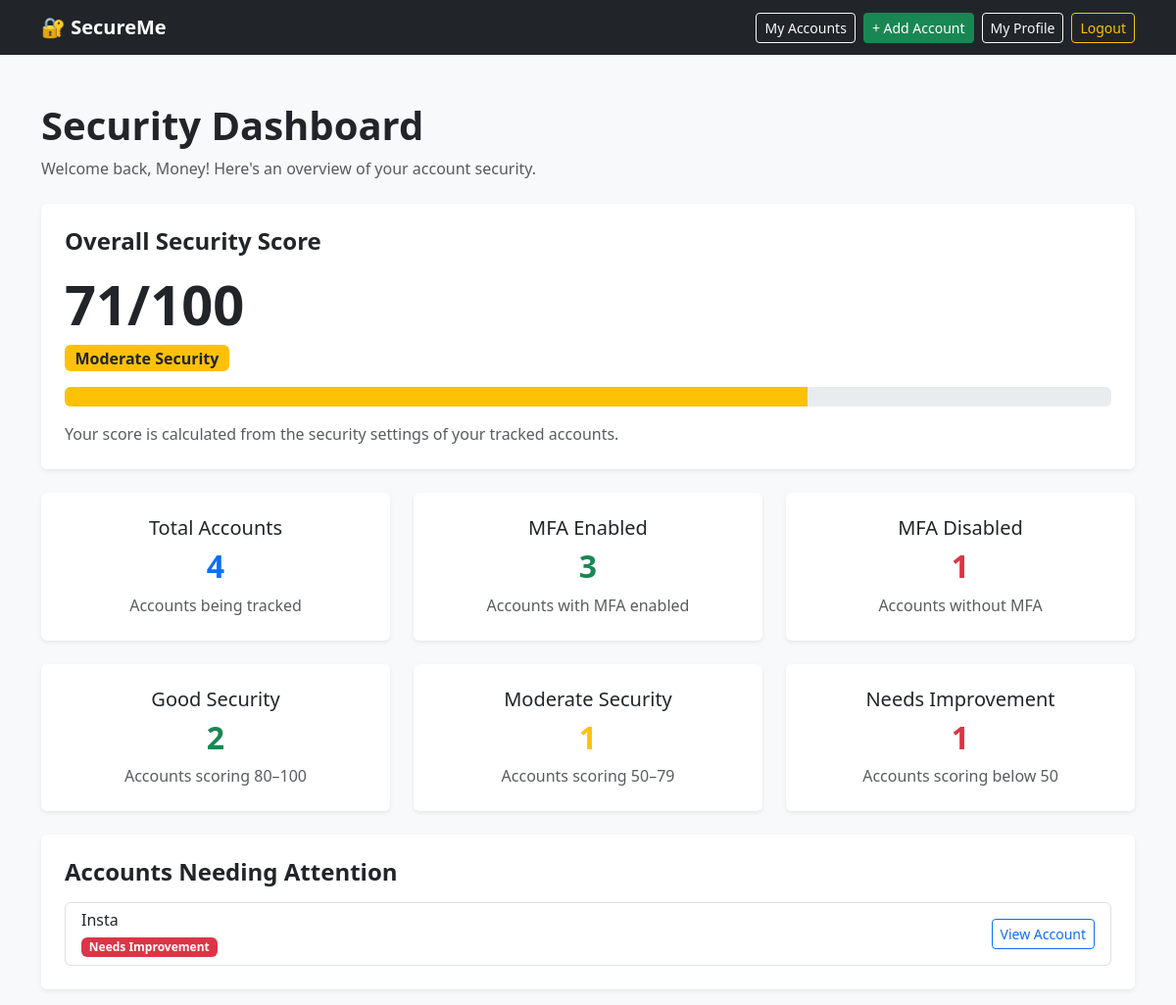
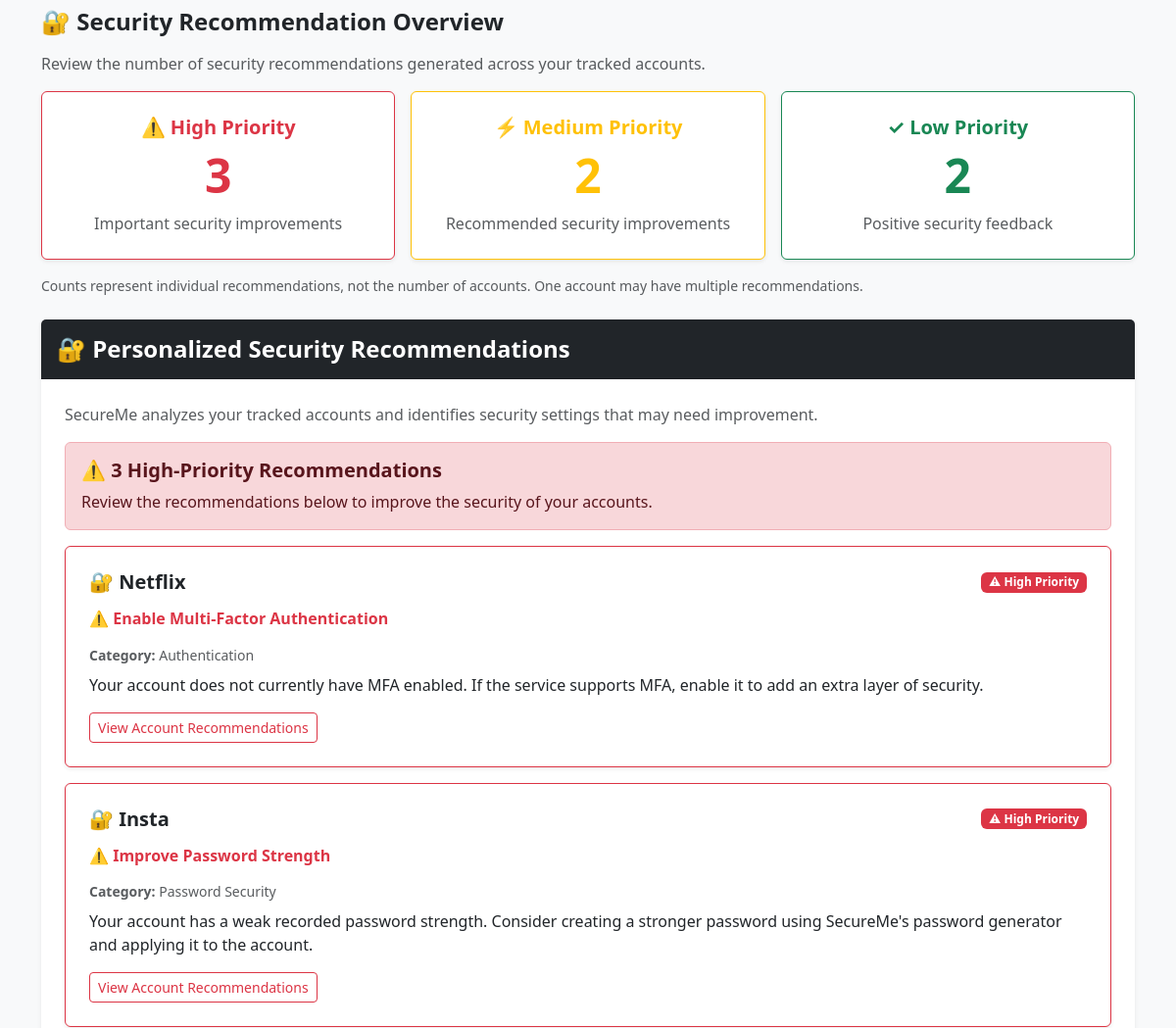
The app's page / (signed in, upper part), older data (2 pictures, top to bottom).
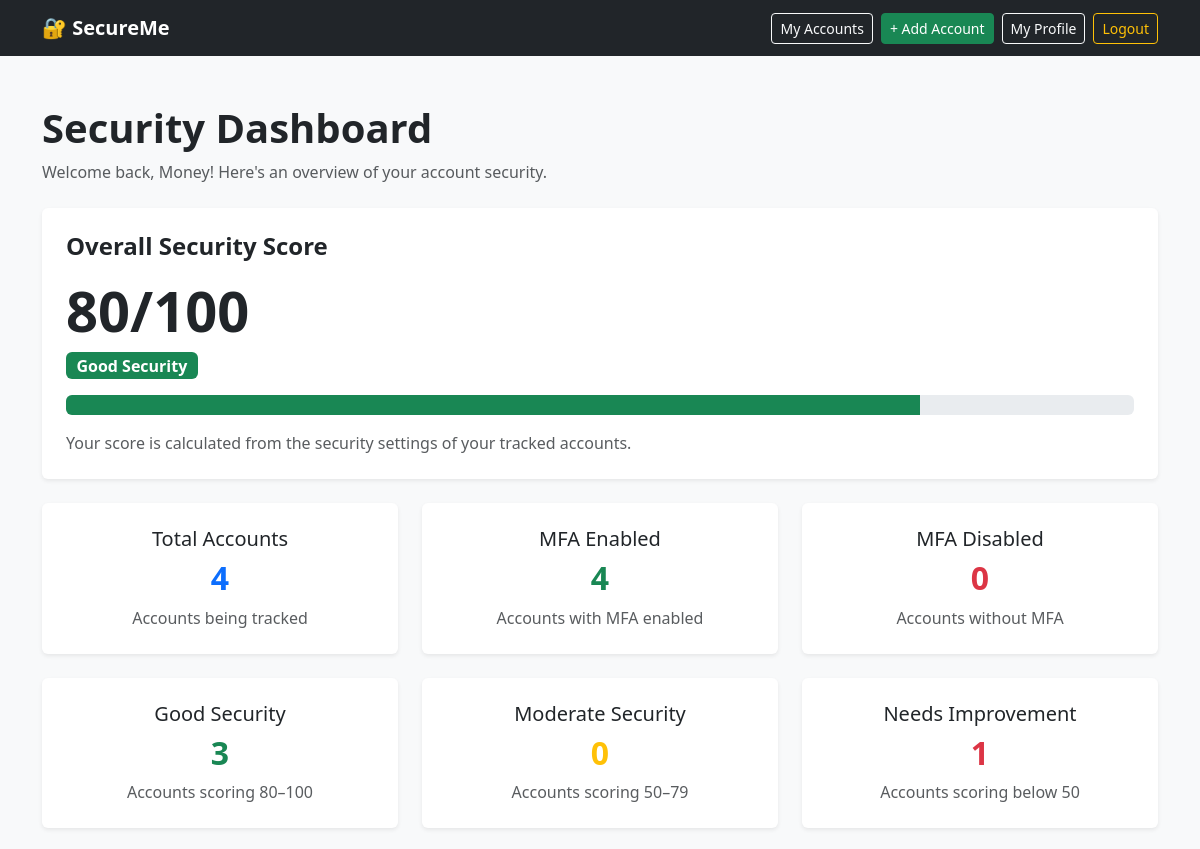
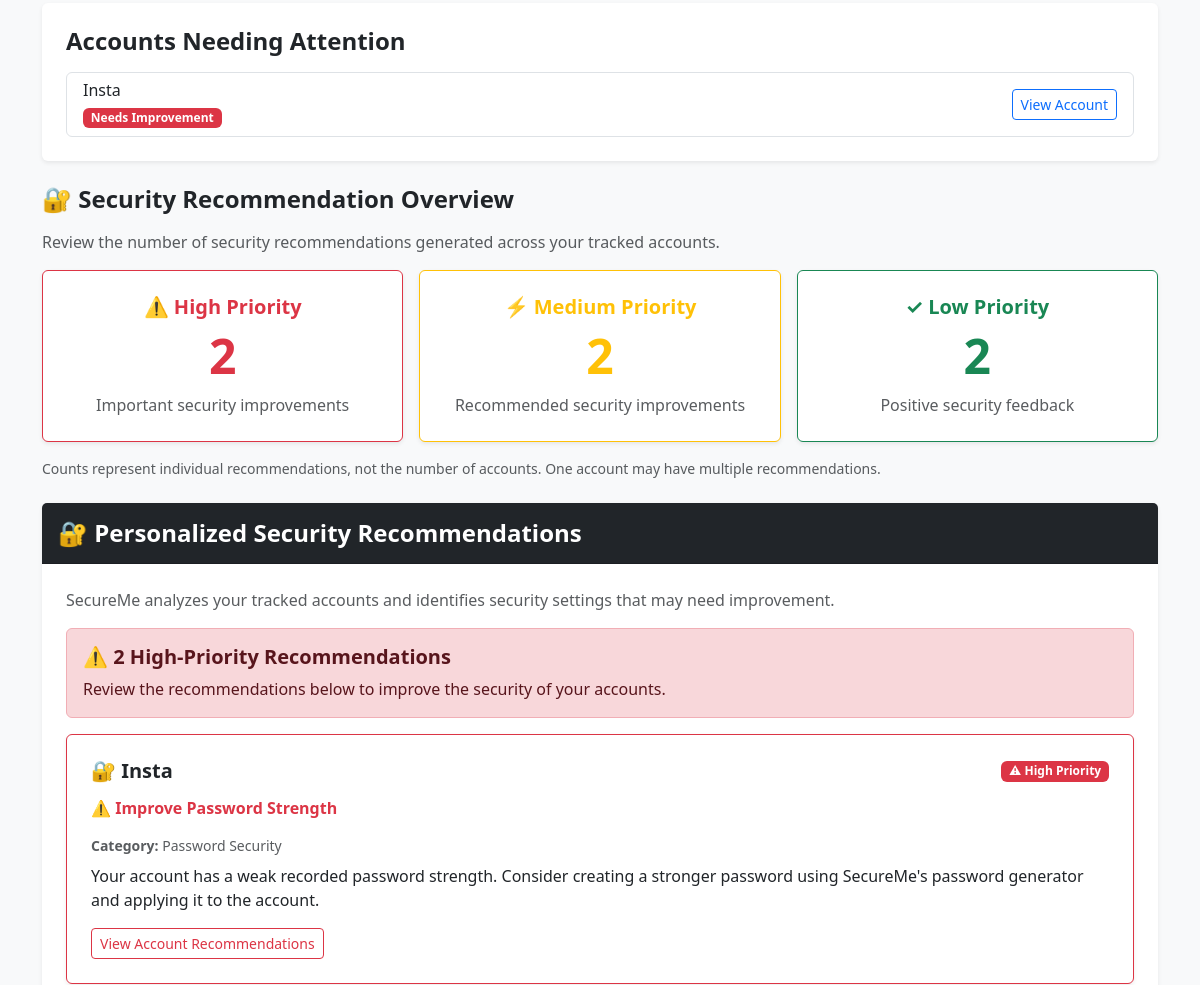
The same page, newer data (2 pictures, top to bottom).
### dashboard/models.py (models this page shows, shortened)
class SecurityAccount(models.Model):
    user = models.ForeignKey(
        settings.AUTH_USER_MODEL,
        on_delete=models.CASCADE,
        related_name="security_accounts"
    )
    account_name = models.CharField(
        max_length=100
    )
    website = models.CharField(
        max_length=200,
        blank=True
    )
    mfa_enabled = models.BooleanField(
        default=False
    )
    password_unique = models.BooleanField(
        default=False
    )
    password_strength = models.CharField(
        max_length=20,
        choices=[
            ("Weak", "Weak"),
            ("Medium", "Medium"),
            ("Strong", "Strong"),
        ],
        default="Weak"
    )
    recovery_updated = models.BooleanField(
        default=False
    )
    last_password_change = models.DateField(
        null=True,
        blank=True,
        help_text=(
            "Enter the date you last changed this "
            "account's password. SecureMe does not "
            "verify changes on external websites."
        )
    )
    def calculate_security_score(self):
        score = 0
        if self.mfa_enabled:
            score += 35
        if self.password_strength == "Strong":
            score += 30
        elif self.password_strength == "Medium":
            score += 15
        if self.password_unique:
            score += 20
        if self.recovery_updated:
            score += 15
        return score

### dashboard/views.py (the view)
# urls.py: 2. Add a URL to urlpatterns:  path('', views.home, name='home')
@login_required
def home(request):
    accounts = SecurityAccount.objects.filter(
        user=request.user
    )
    total_accounts = accounts.count()
    mfa_enabled = accounts.filter(
        mfa_enabled=True
    ).count()
    mfa_disabled = accounts.filter(
        mfa_enabled=False
    ).count()
    total_score = 0
    good_security = 0
    moderate_security = 0
    needs_improvement = 0
    accounts_needing_attention = []
    dashboard_recommendations = []
    high_priority_count = 0
    medium_priority_count = 0
    low_priority_count = 0
    for account in accounts:
        score = account.calculate_security_score()
        total_score += score
        if score >= 80:
            good_security += 1
        elif score >= 50:
            moderate_security += 1
        else:
            needs_improvement += 1
            accounts_needing_attention.append(account)
        recommendations = generate_security_recommendations(
            account
        )
        for recommendation in recommendations:
            priority = recommendation["priority"]
            if priority == "High":
                high_priority_count += 1
                dashboard_recommendations.append({
                    "account": account,
                    "title": recommendation["title"],
                    "description": recommendation["description"],
                    "priority": priority,
                    "category": recommendation["category"]
                })
            elif priority == "Medium":
                medium_priority_count += 1
            elif priority == "Low":
                low_priority_count += 1
    if total_accounts > 0:
        overall_score = round(
            total_score / total_accounts
        )
    else:
        overall_score = 0
    if total_accounts == 0:
        overall_level = "No Accounts"
    elif overall_score >= 80:
        overall_level = "Good"
    elif overall_score >= 50:
        overall_level = "Moderate"
    else:
        overall_level = "Needs Improvement"
    context = {
        "overall_score": overall_score,
        "overall_level": overall_level,
        "total_accounts": total_accounts,
        "mfa_enabled": mfa_enabled,
        "mfa_disabled": mfa_disabled,
        "good_security": good_security,
        "moderate_security": moderate_security,
        "needs_improvement": needs_improvement,
        "accounts_needing_attention": accounts_needing_attention,
        "dashboard_recommendations": dashboard_recommendations,
        "high_priority_count": high_priority_count,
        "medium_priority_count": medium_priority_count,
        "low_priority_count": low_priority_count,
    }
    return render(
        request,
        "dashboard/home.html",
        context
    )

### dashboard/templates/dashboard/home.html (shortened to what the changed rows need)
<!DOCTYPE html>
<html lang="en">
<head>
    <link
        href="https://cdn.jsdelivr.net/npm/bootstrap@5.3.3/dist/css/bootstrap.min.css"
        rel="stylesheet"
    >
</head>
<body class="bg-light">
    <main class="container py-5">
        <div class="mb-4">
            <h1 class="fw-bold">
                Security Dashboard
            </h1>
        </div>
        <div class="card shadow-sm border-0 mb-4">
            <div class="card-body p-4">
                <h4 class="fw-bold">
                    Overall Security Score
                </h4>
                {% if total_accounts > 0 %}
                    <h1 class="display-4 fw-bold mt-3">
                        {{ overall_score }}/100
                    </h1>
                    <p>
                        {% if overall_level == "Good" %}
                            <span class="badge bg-success fs-6">
                                Good Security
                            </span>
                        {% elif overall_level == "Moderate" %}
                            <span class="badge bg-warning text-dark fs-6">
                                Moderate Security
                            </span>
                        {% else %}
                            <span class="badge bg-danger fs-6">
                                Needs Improvement
                            </span>
                        {% endif %}
                    </p>
                    <div class="progress"
                            role="progressbar"
                            aria-label="Overall security score"
                            aria-valuenow="{{ overall_score }}"
                            aria-valuemin="0"
                            aria-valuemax="100"
                            style="height: 20px;">
                        {% if overall_score >= 80 %}
                            <div class="progress-bar bg-success"style="width: {{ overall_score }}%;">
                            </div>
                        {% elif overall_score >= 50 %}
                            <div class="progress-bar bg-warning"style="width: {{ overall_score }}%;">
                            </div>
                        {% else %}
                            <div class="progress-bar bg-danger"style="width: {{ overall_score }}%;">
                            </div>
                        {% endif %}
                    </div>
                    <p class="text-muted mt-3 mb-0">
                        Your score is calculated from the
                        security settings of your tracked accounts.
                    </p>
                {% endif %}
            </div>
        </div>
        <div class="row g-4 mb-4">
            <div class="col-12 col-md-6 col-lg-4">
                <div class="card shadow-sm border-0 h-100">
                    <div class="card-body text-center p-4">
                        <h2 class="fw-bold text-primary">
                            {{ total_accounts }}
                        </h2>
                    </div>
                </div>
            </div>
            <div class="col-12 col-md-6 col-lg-4">
                <div class="card shadow-sm border-0 h-100">
                    <div class="card-body text-center p-4">
                        <h5>MFA Enabled</h5>
                        <h2 class="fw-bold text-success">
                            {{ mfa_enabled }}
                        </h2>
                        <p class="text-muted mb-0">
                            Accounts with MFA enabled
                        </p>
                    </div>
                </div>
            </div>
            <div class="col-12 col-md-6 col-lg-4">
                <div class="card shadow-sm border-0 h-100">
                    <div class="card-body text-center p-4">
                        <h5>MFA Disabled</h5>
                        <h2 class="fw-bold text-danger">
                            {{ mfa_disabled }}
                        </h2>
                        <p class="text-muted mb-0">
                            Accounts without MFA
                        </p>
                    </div>
                </div>
            </div>
            <div class="col-12 col-md-6 col-lg-4">
                <div class="card shadow-sm border-0 h-100">
                    <div class="card-body text-center p-4">
                        <h5>Good Security</h5>
                        <h2 class="fw-bold text-success">
                            {{ good_security }}
                        </h2>
                        <p class="text-muted mb-0">
                            Accounts scoring 80–100
                        </p>
                    </div>
                </div>
            </div>
            <div class="col-12 col-md-6 col-lg-4">
                <div class="card shadow-sm border-0 h-100">
                    <div class="card-body text-center p-4">
                        <h5>Moderate Security</h5>
                        <h2 class="fw-bold text-warning">
                            {{ moderate_security }}
                        </h2>
                        <p class="text-muted mb-0">
                            Accounts scoring 50–79
                        </p>
                    </div>
                </div>
            </div>
            <div class="col-12 col-md-6 col-lg-4">
                <div class="card shadow-sm border-0 h-100">
                    <div class="card-body text-center p-4">
                        <h2 class="fw-bold text-danger">
                            {{ needs_improvement }}
                        </h2>
                    </div>
                </div>
            </div>
        </div>
        <div class="card shadow-sm border-0">
            <div class="card-body p-4">
                {% if accounts_needing_attention %}
                    <div class="list-group">
                        {% for account in accounts_needing_attention %}
                            <div class="list-group-item">
                                <div class="d-flex flex-wrap
                                            justify-content-between
                                            align-items-center gap-2">
                                    <div>
                                        <h6 class="mb-1">
                                            {{ account.account_name }}
                                        </h6>
                                        <span class="badge bg-danger">
                                            Needs Improvement
                                        </span>
                                    </div>
                                    <a href="{% url 'account_detail' account.id %}" class="btn btn-outline-primary btn-sm">
                                        View Account
                                    </a>
                                </div>
                            </div>
                        {% endfor %}
                    </div>
                {% endif %}
            </div>
        </div>
        <section class="mt-4 mb-4">
            <div class="row g-3">
                <div class="col-12 col-md-4">
                    <div class="card border-danger shadow-sm h-100">
                        <div class="card-body text-center p-4">
                            <h5 class="fw-bold text-danger">
                                ⚠️ High Priority
                            </h5>
                            <h2 class="display-5 fw-bold text-danger">
                                {{ high_priority_count }}
                            </h2>
                            <p class="text-muted mb-0">
                                Important security improvements
                            </p>
                        </div>
                    </div>
                </div>
                <div class="col-12 col-md-4">
                    <div class="card border-warning shadow-sm h-100">
                        <div class="card-body text-center p-4">
                            <h2 class="display-5 fw-bold text-warning">
                                {{ medium_priority_count }}
                            </h2>
                        </div>
                    </div>
                </div>
                <div class="col-12 col-md-4">
                    <div class="card border-success shadow-sm h-100">
                        <div class="card-body text-center p-4">
                            <h2 class="display-5 fw-bold text-success">
                                {{ low_priority_count }}
                            </h2>
                        </div>
                    </div>
                </div>
            </div>
        </section>
        <section class="card shadow-sm border-0 mt-4 mb-4">
            <div class="card-body p-4">
                {% if high_priority_count > 0 %}
                    <div class="alert alert-danger">
                        <h5 class="fw-bold">
                            ⚠️ {{ high_priority_count }}
                            High-Priority
                            Recommendation{{ high_priority_count|pluralize }}
                        </h5>
                        <p class="mb-0">
                            Review the recommendations below
                            to improve the security of your accounts.
                        </p>
                    </div>
                {% endif %}
                {% for item in dashboard_recommendations %}
                    <div class="card border-danger shadow-sm mb-3">
                        <div class="card-body p-4">
                            <div class="d-flex flex-wrap
                                        justify-content-between
                                        align-items-center gap-2 mb-3">
                                <h5 class="fw-bold mb-0">
                                    🔐 {{ item.account.account_name }}
                                </h5>
                                <span class="badge bg-danger">
                                    ⚠ High Priority
                                </span>
                            </div>
                            <h6 class="fw-bold text-danger mb-3">
                                ⚠️ {{ item.title }}
                            </h6>
                            <p class="small text-muted mb-2">
                                <strong>Category:</strong>
                                {{ item.category }}
                            </p>
                            <p class="mb-3">
                                {{ item.description }}
                            </p>
                            <a
                                href="{% url 'account_detail' item.account.id %}"
                                class="btn btn-outline-danger btn-sm">
                                View Account Recommendations
                            </a>
                        </div>
                    </div>
                {% empty %}
                    <p class="text-muted mb-0">
                        No high-priority recommendations to display.
                    </p>
                {% endfor %}
            </div>
        </section>
    </main>
</body>
</html>

Row changes from the older to the newer data that the page shows:
no longer on this page (row edited): SecurityAccount: account.account_name "Netflix", title "Enable Multi-Factor Authentication", category "Authentication", description "Your account does not currently have MFA enabled. If the service supports MFA, enable it to add an extra layer of security.", shown under "⚠️ 3 High-Priority Recommendations"
Text that changed along with them:
{{ overall_score }}: "71" → "80"
{{ mfa_enabled }}: "3" → "4"
{{ mfa_disabled }}: "1" → "0"
{{ good_security }}: "2" → "3"
{{ moderate_security }}: "1" → "0"
{{ high_priority_count }}: "3" → "2"
text no longer shown: "Moderate Security"
text now shown: "Good Security"
